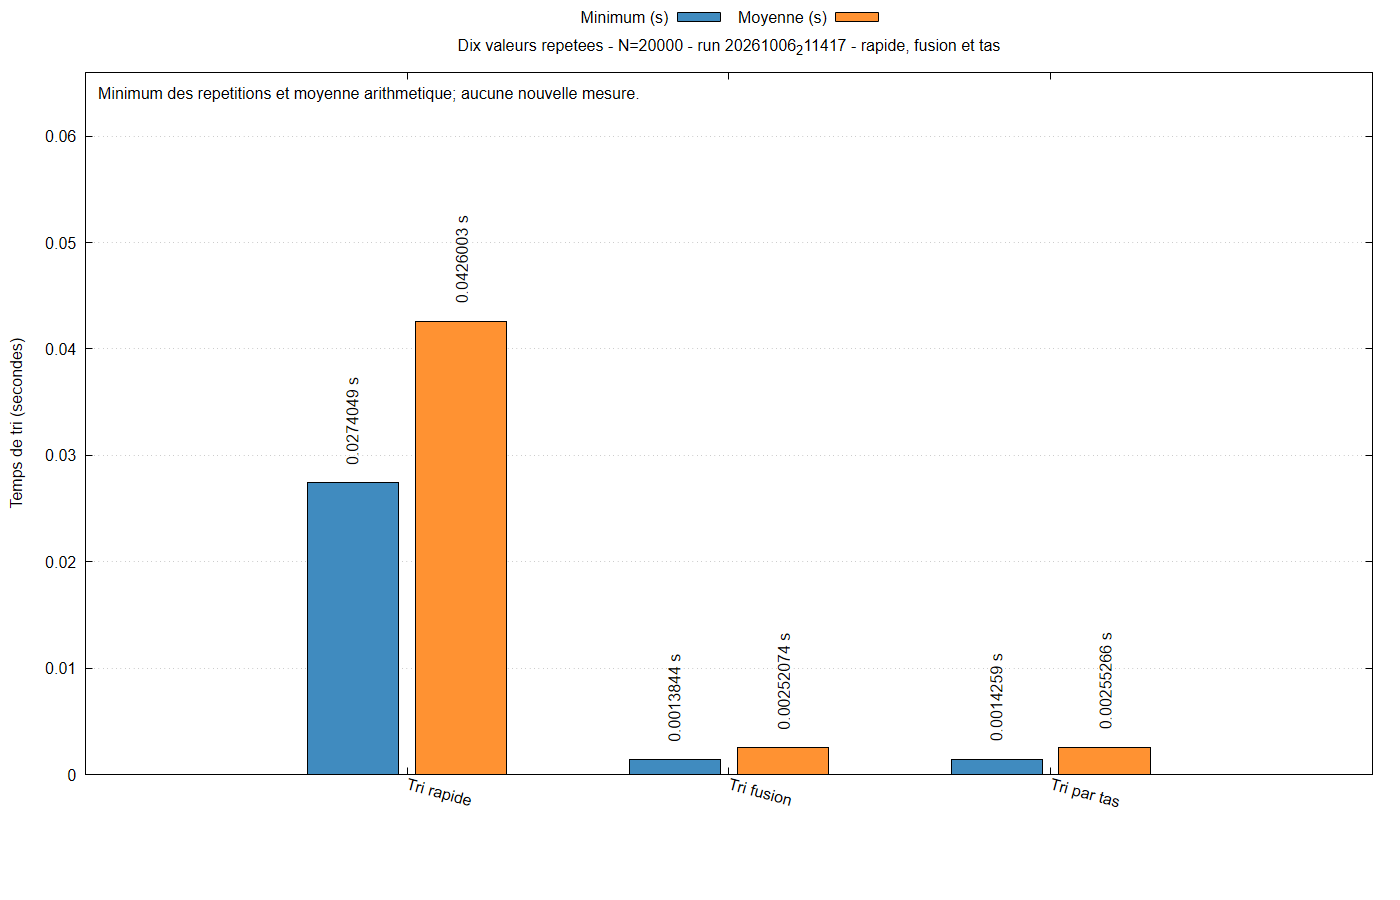

Generate this figure with gnuplot:
set encoding utf8
set terminal pngcairo size 1400,900 font 'Arial,12'
set output 'graphiques/20261006_211417/histogrammes/valeurs_repetees_20000_rapides.png'
set datafile separator ';'
set datafile missing 'non_mesure'
set title 'Dix valeurs repetees - N=20000 - run 20261006_211417 - rapide, fusion et tas'
set ylabel 'Temps de tri (secondes)'
set style data histograms
set style histogram clustered gap 1
set style fill solid 0.85 border -1
set boxwidth 0.85
set grid ytics
set key outside top center horizontal
set xtics rotate by -15
set bmargin 7
set yrange [0:0.06603039525]
set label 1 'Minimum des repetitions et moyenne arithmetique; aucune nouvelle mesure.' at graph 0.01,0.97 front
plot 'graphiques/20261006_211417/histogrammes/valeurs_repetees_20000_rapides.dat' every ::1 using 2:xticlabels(1) title 'Minimum (s)' lc rgb '#1f77b4', '' every ::1 using 3 title 'Moyenne (s)' lc rgb '#ff7f0e', '' every ::1 using ($0-0.17):2:(sprintf('%.6g s',column(2))) with labels rotate by 90 left offset 0,1 notitle, '' every ::1 using ($0+0.17):3:(sprintf('%.6g s',column(3))) with labels rotate by 90 left offset 0,1 notitle
unset output
